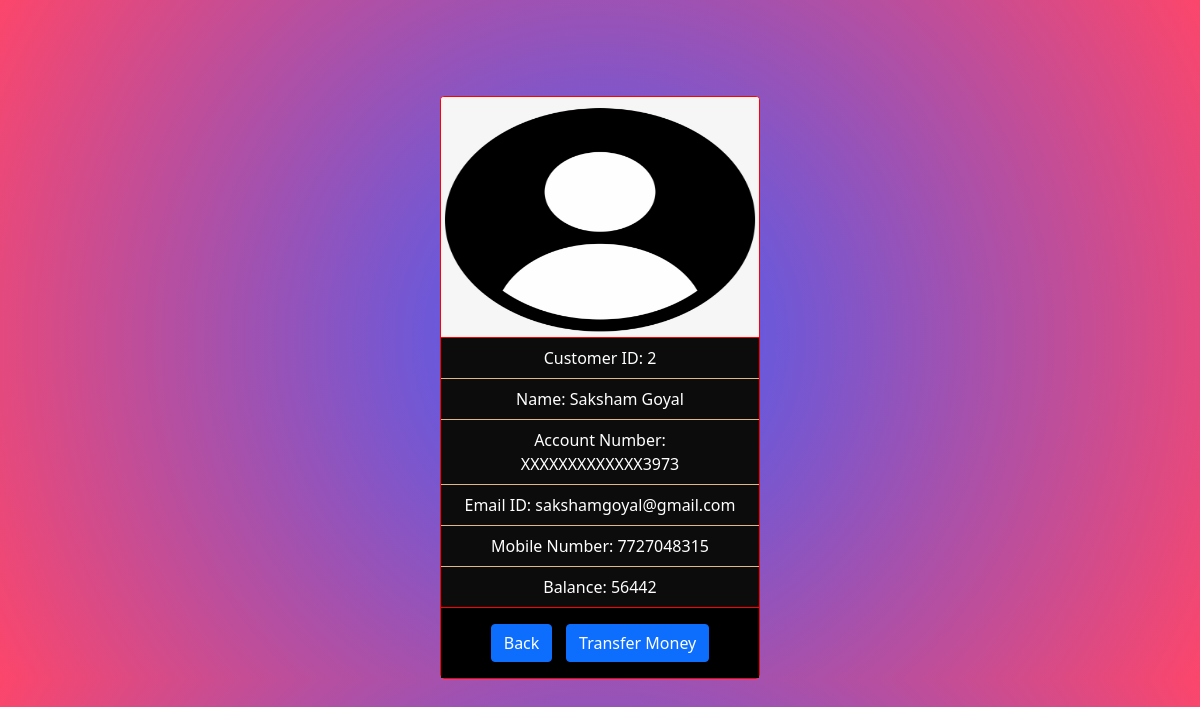
Page /profile.php/?id=2 on the committed database.
### tables this page shows
CREATE TABLE `customers` (
  `id` int(255) NOT NULL,
  `name` varchar(255) NOT NULL,
  `account_no` varchar(255) NOT NULL,
  `email` varchar(255) NOT NULL,
  `mobile` varchar(255) NOT NULL,
  `balance` decimal(6,0) NOT NULL
);

### profile.php (the view, shortened to what this page needs)
<!DOCTYPE html>
<html lang="en">
<head>
    <?php include 'BS_AOS_link.php' ?>
</head>
<body>
  <?php
    include 'connection.php';
    $select= "select * from customers";
    $query = mysqli_query($con,$select);
    while($res = mysqli_fetch_array($query)){
      if(isset($_GET['id']))
      {
          if($_GET['id']==$res['id'])
          {
  ?>
            <div class="container1 col d-flex justify-content-center">
              <div class="card" style="width: 20rem;">
                <img src="../profileimg.png" class="card-img-top" alt="not">
                <ul class="list-group list-group-flush">
                    <li class="list-group-item">Customer ID: <?php echo $res['id']; ?></li>
                    <li class="list-group-item">Name: <?php echo $res['name']; ?></li>
                    <li class="list-group-item">Account Number: <?php echo $res['account_no']; ?></li>
                    <li class="list-group-item">Email ID: <?php echo $res['email']; ?></li>
                    <li class="list-group-item">Mobile Number: <?php echo $res['mobile']; ?></li>
                    <li class="list-group-item">Balance: <?php echo $res['balance']; ?></li>
                </ul>
                <div class="card-body text-center">
                  <a href="../customers.php"> <button type="button" class="btn btn-primary btn1">Back</button></a>
                  <a href="../transfer.php/?name=<?php echo $res['name'];?>"> <button type="button" class="btn btn-primary">Transfer Money</button></a>
                </div>
              </div>
            </div>
            <?php
              }}}
            ?>
</body>
</html>

### rows in the picture
customers: id "2", name "Saksham Goyal", account_no "XXXXXXXXXXXXX3973", email "sakshamgoyal@gmail.com", mobile "7727048315", balance "56442"
